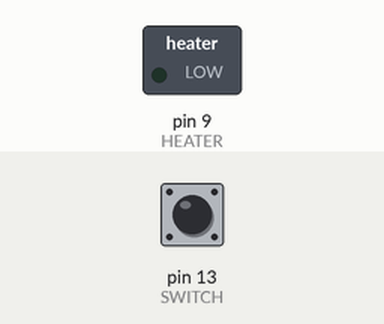
Simulated run of this sketch. Board: Arduino Uno, built with avr-gcc and run on an emulated ATmega328P. Parts: switched loads named in the sketch (green lamp = pin HIGH). The inputs (shaded band) are chosen by the test bench; at power-on: pin 13 (SWITCH) LOW.

Above: at 1.2 s.
1.3 s: pin 13 (SWITCH) pulled HIGH for 0.15 s
At 1.37 s:
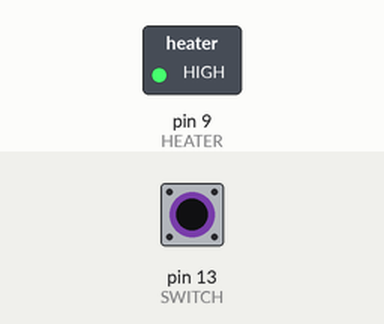
2.9 s: pin 13 (SWITCH) pulled HIGH for 3.2 s
At 7.3 s:
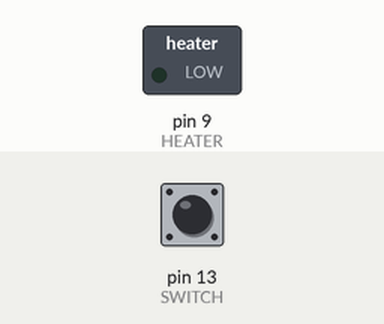
Timing chart, 0 to 8.8 s (numbered marks = the images above; inputs shaded):
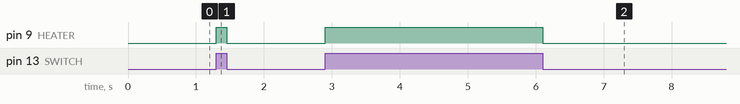

Measured:
- after the input at 1.3 s, pin 9 (HEATER): LOW → HIGH at once, → LOW 0.15 s later
- after the input at 2.9 s, pin 9 (HEATER): LOW → HIGH at once, → LOW 3.2 s later

The sketch:

heater.ino
```cpp
// A short program that turns the heater on when switch 1 is on and off otherwise
// Written by Geoffrey Frankhuizen

// Wire connections:
// D9 -> HTR
// D13 -> SW1
// GND -> GND (on the right)

#define HEATER 9
#define SWITCH 13

void setup() {
  pinMode(HEATER, OUTPUT);
  pinMode(SWITCH, INPUT);
}

void loop() {
  if(digitalRead(SWITCH)){
  digitalWrite(HEATER, HIGH);
  } else {
  digitalWrite(HEATER, LOW);
  }

  delay(50);
}
```
